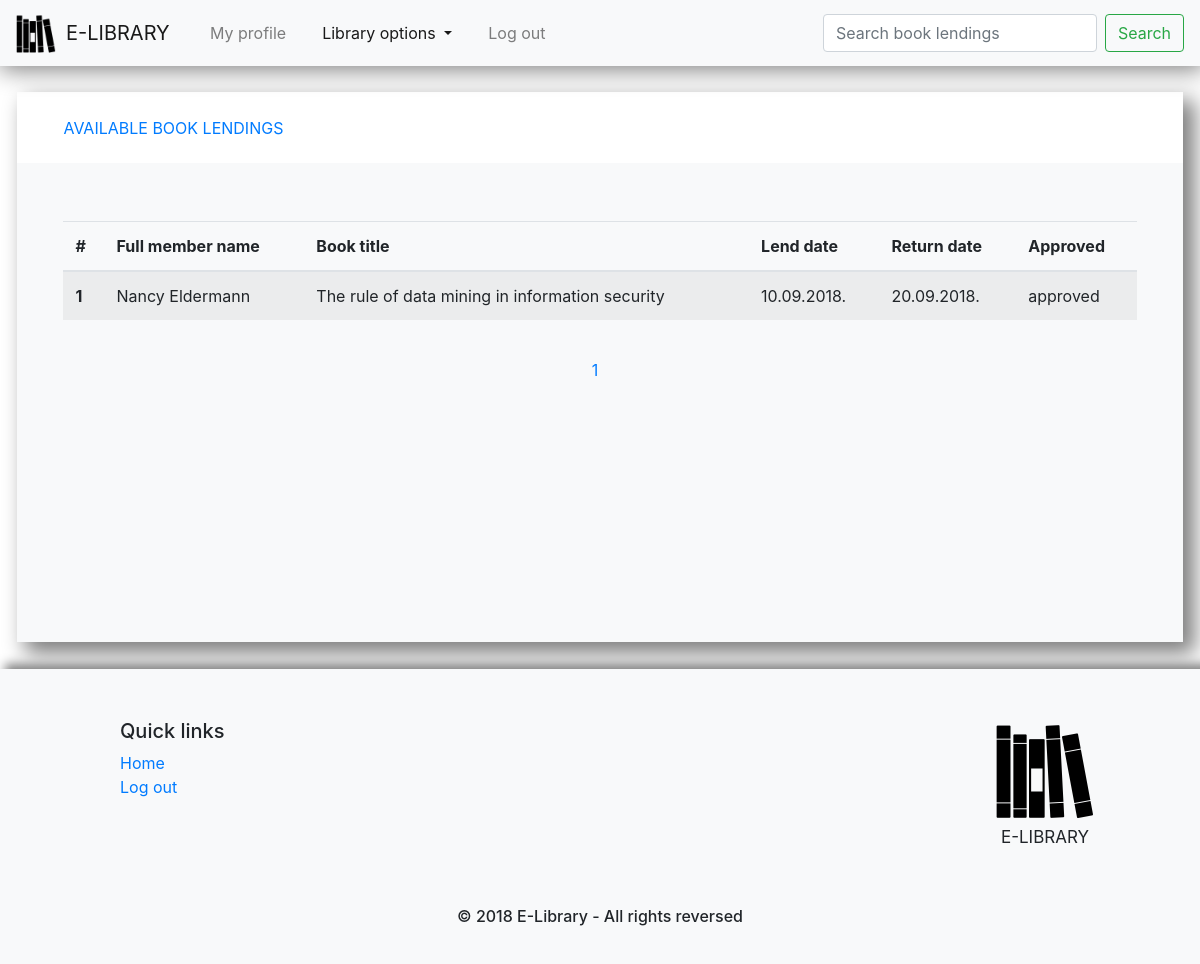
Before: /interface/pages/book-lendings-management.php (signed in) with the older database file.
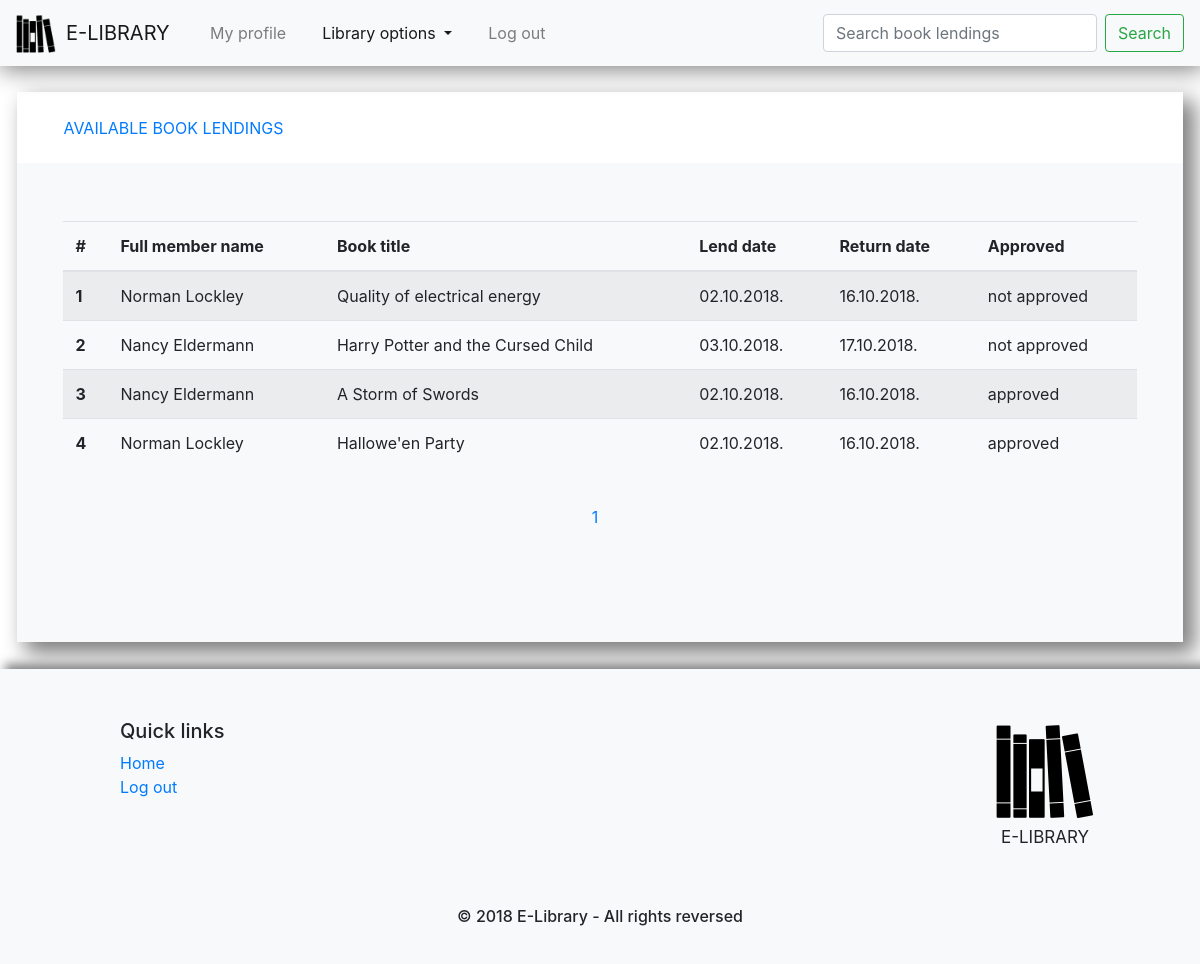
After: the same page with the newer database file.
### tables this page shows
CREATE TABLE `book_lend` (
  `id_lend` int(11) NOT NULL,
  `lend_date` date NOT NULL,
  `return_date` date NOT NULL,
  `approved` tinyint(4) NOT NULL,
  `id_book_copy` int(11) NOT NULL,
  `id_member` int(11) NOT NULL
);

CREATE TABLE `user` (
  `id_user` int(11) NOT NULL,
  `firstname` varchar(255) NOT NULL,
  `lastname` varchar(255) NOT NULL,
  `date_of_birth` date NOT NULL,
  `e_mail` varchar(50) NOT NULL,
  `username` varchar(20) NOT NULL,
  `password` varchar(255) NOT NULL,
  `approval` tinyint(4) NOT NULL DEFAULT '0',
  `status` tinyint(4) NOT NULL DEFAULT '1',
  `id_role` int(11) NOT NULL DEFAULT '0'
);

CREATE TABLE `book` (
  `id_book` int(11) NOT NULL,
  `book_title` varchar(255) NOT NULL,
  `original_book_title` varchar(255) NOT NULL,
  `id_category` int(11) NOT NULL
);

CREATE TABLE `member` (
  `id_member` int(11) NOT NULL,
  `member_phone` varchar(255) NOT NULL,
  `member_mobile` varchar(255) NOT NULL,
  `member_from` date NOT NULL,
  `member_to` date NOT NULL,
  `penality_points` int(11) NOT NULL,
  `notes` text NOT NULL,
  `id_address` int(11) NOT NULL,
  `id_user` int(11) NOT NULL
);

### data/data_access/book_lendDAO.php (called while the page is built, shortened)
<?php
	require_once __DIR__.'/../../data/data_connect/connection.php';
	require_once __DIR__.'/../../data/data_access/book_copyDAO.php';
	require_once __DIR__.'/../../data/data_access/memberDAO.php';
	class book_lendDAO extends connection implements query_interface{
		public function get_all(){
			$connection = $this->get_connection();
			$sql = "SELECT * FROM book_lend";
			$statement = $connection->prepare($sql);
			$statement->execute();
			$results = $statement->get_result();
			$lends = array();
			if ($results->num_rows > 0) {
				while($row = $results->fetch_assoc()) {
					$book_copyDao = new book_copyDAO();
					$memberDao = new memberDAO();
					$book_copy = $book_copyDao->get_by_id($row["id_book_copy"]);
					$member = $memberDao->get_by_id($row["id_member"]);
					$lend = new book_lend($row["lend_date"],$row["return_date"],
							      $row["approved"],$book_copy, $member);
					$lend->set_id_lend($row["id_lend"]);
					array_push($lends,$lend);
				}
			}
			return $lends;
		}
		public function get_in_range($from, $limit){
			$connection = $this->get_connection();
			$sql = "SELECT * FROM book_lend  ORDER BY approved LIMIT ?,?";
			$statement = $connection->prepare($sql);
			$statement->bind_param("ii",$from, $limit);
			$statement->execute();
			$results = $statement->get_result();
			$lends = array();
			if ($results->num_rows > 0) {
				while($row = $results->fetch_assoc()) {
					$book_copyDao = new book_copyDAO();
					$memberDao = new memberDAO();
					$book_copy = $book_copyDao->get_by_id($row["id_book_copy"]);
					$member = $memberDao->get_by_id($row["id_member"]);
					$lend = new book_lend($row["lend_date"],$row["return_date"],
							      $row["approved"],$book_copy, $member);
					$lend->set_id_lend($row["id_lend"]);
					array_push($lends,$lend);
				}
			}
			return $lends;
		}
	}
?>

### data/data_access/book_copyDAO.php (called while the page is built, shortened)
<?php
	require_once __DIR__.'/../../data/data_connect/connection.php';
	require_once __DIR__.'/../../data/data_access/bookDAO.php';
	require_once __DIR__.'/../../data/data_access/publisherDAO.php';
	class book_copyDAO extends connection implements query_interface{
		public function get_by_id($id){
			$connection = $this->get_connection();
			$sql = "SELECT * FROM book_copy WHERE id_book_copy = ? ";
			$statement = $connection->prepare($sql);
			$statement->bind_param("i",$id);
			$statement->execute();
			$result = $statement->get_result();
			if ($result->num_rows == 1) {
				$row = $result->fetch_assoc();
				$bookDao = new bookDAO();
				$publisherDao = new publisherDAO();
				$book = $bookDao->get_by_id($row["id_book"]);
				$publisher = $publisherDao->get_by_id($row["id_publisher"]);
				$book_copy = new book_copy($row["year_of_publication"],$row["number_of_pages"],
							   $row["available"], $book, $publisher);
				$book_copy->set_id_book_copy($row["id_book_copy"]);
				return $book_copy;
			}
			return null;
		}
	}
?>

### data/data_access/bookDAO.php (called while the page is built, shortened)
<?php
	require_once __DIR__.'/../../data/data_connect/connection.php';
	class bookDAO extends connection implements query_interface{
		public function get_by_id($id){
			$connection = $this->get_connection();
			$book_sql = "SELECT * FROM book INNER JOIN category ON book.id_category = category.id_category WHERE id_book = ? ";
			$statement = $connection->prepare($book_sql);
			$statement->bind_param("i",$id);
			$statement->execute();
			$book_result = $statement->get_result();
			if ($book_result->num_rows == 1) {
				$book_row = $book_result->fetch_assoc();
				$category = new category($book_row["category_title"]);
					$category->set_id_category($book_row["id_category"]);
					$book = new book($book_row["book_title"], $book_row["original_book_title"], $category);
					$book->set_id_book($book_row["id_book"]);
					$genres_sql = "SELECT * FROM genre INNER JOIN book_genre ON genre.id_genre = book_genre.id_genre INNER JOIN book ON book.id_book = book_genre.id_book WHERE book.id_book = ?";
					$genre_statement = $connection->prepare($genres_sql);
					$genre_statement->bind_param("i",$book_row["id_book"]);
					$genre_statement->execute();
					$genre_results = $genre_statement->get_result();
					if ($genre_results->num_rows > 0) {
						while($genre_row = $genre_results->fetch_assoc()) {
							$genre = new genre($genre_row["genre_title"]);
							$genre->set_id_genre($genre_row["id_genre"]);
							$book->add_genre($genre);
						}
					}
					$author_sql = "SELECT * FROM author INNER JOIN book_author ON author.id_author = book_author.id_author WHERE book_author.id_book = ?";
					$author_statement = $connection->prepare($author_sql);
					$author_statement->bind_param("i",$book_row["id_book"]);
					$author_statement->execute();
					$author_results = $author_statement->get_result();
					if ($author_results->num_rows > 0) {
						while($author_row = $author_results->fetch_assoc()) {
							$author = new author($author_row["firstname"],$author_row["lastname"],$author_row["date_of_birth"],$author_row["short_biography"]);
							$author->set_id_author($author_row["id_author"]);
							$book->add_author($author);
						}
					}
					return $book;
			}
			return null;
		}
	}
?>

### data/data_access/publisherDAO.php (called while the page is built, shortened)
<?php
	require_once __DIR__.'/../../data/data_connect/connection.php';
	class publisherDAO extends connection implements query_interface{
		public function get_by_id($id){
			$connection = $this->get_connection();
			$sql = "SELECT * FROM publisher INNER JOIN address ON publisher.id_address = address.id_address WHERE id_publisher = ?";
			$statement = $connection->prepare($sql);
			$statement->bind_param("i",$id);
			$statement->execute();
			$result = $statement->get_result();
			if ($result->num_rows == 1) {
				$row = $result->fetch_assoc();
				$address = new address($row["zip_code"],$row["street_address"],$row["city"]);
				$address->set_id_address($row["id_address"]);
				$publisher = new publisher($row["publisher_name"],$address);
				$publisher->set_id_publisher($row["id_publisher"]);
				return $publisher;
			}
			return null;
		}
	}
?>

### data/data_access/userDAO.php (called while the page is built, shortened)
<?php
	require_once __DIR__.'/../../data/data_connect/connection.php';
	class userDAO extends connection implements query_interface{
		public function get_by_id($id){
			$connection = $this->get_connection();
			$sql = "SELECT * FROM user WHERE id_user = ? ";
			$statement = $connection->prepare($sql);
			$statement->bind_param("i",$id);
			$statement->execute();
			$result = $statement->get_result();
			$roleDao = new roleDAO();
			if ($result->num_rows == 1) {
				$row = $result->fetch_assoc();
				$role = $roleDao->get_by_id($row["id_role"]);
				$user = new user($row["firstname"],$row["lastname"],$row["date_of_birth"],$row["e_mail"],
					$row["username"],$row["password"],$row["approval"],$row["status"],$role);
				$user->set_id_user($row["id_user"]);
				return $user;
			}
			return null;
		}
	}
?>

### data/data_access/memberDAO.php (called while the page is built, shortened)
<?php
	require_once __DIR__.'/../../data/data_connect/connection.php';
	require_once __DIR__.'/../../data/data_access/userDAO.php';
	class memberDAO extends connection implements query_interface{
		public function get_by_id($id){
			$connection = $this->get_connection();
			$sql = "SELECT * FROM member WHERE id_member = ? ";
			$statement = $connection->prepare($sql);
			$statement->bind_param("i",$id);
			$statement->execute();
			$result = $statement->get_result();
			if ($result->num_rows == 1) {
				$row = $result->fetch_assoc();
				$addressDao = new addressDAO();
					$userDao = new userDAO();
				$address = $addressDao->get_by_id($row["id_address"]);
				$user = $userDao->get_by_id($row["id_user"]);
				$membership = new member($row["member_phone"],$row["member_mobile"],$row["member_from"],
							     $row["member_to"],$row["penality_points"],
							     $row["notes"], $address, $user);
				$membership->set_id_member($row["id_member"]);
				return $membership;
			}
			return null;
		}
	}
?>

### data/data_connect/connection.php (called while the page is built, shortened)
<?php
	class connection {
		public function get_connection(){
			$this->_connection = mysqli_connect("localhost", "root", "", "library");
			return $this->_connection;
		}
	}
?>

### interface/pages/book-lendings-management.php (the view, shortened to what the changed rows need)
<?php
	require_once __DIR__.'/../../data/data_access/book_lendDAO.php';
	require_once __DIR__.'/../../data/data_controllers/book_lendings_management_controller.php';
	$helper = new helpers();
	$id = 1;
	$lendDao = new book_lendDAO();
	$max_records = 5;
	if(isset($_GET["page"])){
		$page_number = $_GET["page"];
		$from = ($page_number*$max_records)-$max_records;
	}
	else{
		$from = 0;
	}
	if(isset($_GET["search"])){
		$lends = $lendDao->get_by_name_in_range($_GET["search-input"],$from,$max_records);
		$lends_count = $lendDao->count_by_name($_GET["search-input"]);
	}
	else{
		$lends = $lendDao->get_all();
		$lends_count = count($lends);
		$lends = $lendDao->get_in_range($from,$max_records);
	}
	$pages_count = ceil($lends_count/$max_records);
?>
<!DOCTYPE HTML>
<html>
	<head>
		<link rel="stylesheet" href="../styles/css/bootstrap.min.css" />
		<link rel="stylesheet" href="../styles/bootstrap-nav-fix.css" />
		<link rel="stylesheet" href="../styles/bootstrap-form-fix.css" />
		<link rel="stylesheet" href="../styles/bootstrap-table-fix.css" />
		<link rel="stylesheet" href="../styles/modal.css" />
		<link rel="stylesheet" href="../styles/page.css" />
		<link rel="stylesheet" href="../styles/footer.css" />
	</head>
	<body>
	<div class="page-body-wrap">
		<div class="page-body">
			<div id="views">
				<div id="tab1-view" >
					<div id="datagrid" class="table-container">
						<table id="table" class="table table-striped">
							<thead>
								<tr>
									<th scope="col">#</th>
									<th scope="col">Full member name</th>
									<th scope="col">Book title</th>
									<th scope="col">Lend date</th>
									<th scope="col">Return date</th>
									<th scope="col">Approved</th>
								</tr>
							</thead>
							<tbody>
								<?php foreach($lends as $lend){
									$book = $lend->get_book_copy()->get_book();
									$user_member = $lend->get_member()->get_user();
								?>
									<tr id="<?php echo $lend->get_id_lend(); ?>" data-toggle="modal" data-target="#bookLendEditModal" onclick='setModalValues("bookLendEditModal",this);'>
										<th scope="row"><?php echo $id?></th>
										<td><?php echo $user_member->get_firstname()." ".$user_member->get_lastname(); ?></td>
										<td><?php echo $book->get_book_title(); ?></td>
										<td><?php echo date('d.m.Y.',strtotime($lend->get_lend_date())); ?></td>
										<td><?php echo date('d.m.Y.',strtotime($lend->get_return_date())); ?></td>
										<td><?php echo $helper->get_approval_text($lend->get_approved()); ?></td>
									</tr>
								<?php	$id = $id + 1;
								}
								?>
							</tbody>
						</table>
						<div id="table-nums" class="table-nums"><?php
							$i = 1;
							echo "<span>";
							while($i <= $pages_count){
								echo "<a id='a".$i."' ";
								if(isset($_GET["page"])){
									if($i==$_GET["page"]){
										echo "class=page-active" ;
									}
								}
								else{
									if($i==1){
										echo "class=page-active";
									}
									else{
										echo "class=page";
									}
								}
								if(!isset($_GET["search"])){
									echo " onclick=mark_page_as_active('table-nums',this);change_page('book-lendings-management.php',{$i},null,null);";
								}
								else{
									echo " onclick=mark_page_as_active('table-nums',this);change_page('book-lendings-management.php',{$i},'{$_GET["search-input"]}','search');";
								}
								echo ' href="javascript:void(0);">'.$i;
								$i = $i+1; ?>
								</a><?php
							}
							?>
							</span>
						</div>
					</div>
				</div>
			</div>
		</div>
	</div>
</body>
</html>

Changed rows visible on the page:
removed book_lend: $user_member->get_firstname() "Nancy", $user_member->get_lastname() "Eldermann", $book->get_book_title() "The rule of data mining in information security", lend_date "10.09.2018.", return_date "20.09.2018.", id_member.id_member "approved"
added book_lend: $book->get_book_title() "Quality of electrical energy", lend_date "02.10.2018.", return_date "16.10.2018.", approved "not approved"
now on this page (row edited): user: firstname "Norman", lastname "Lockley"
added book_lend: $user_member->get_firstname() "Nancy", $user_member->get_lastname() "Eldermann", lend_date "03.10.2018.", return_date "17.10.2018.", approved "not approved"
now on this page (row unchanged): book: book_title "Harry Potter and the Cursed Child"
added book_lend: $user_member->get_firstname() "Nancy", $user_member->get_lastname() "Eldermann", lend_date "02.10.2018.", return_date "16.10.2018.", id_member.id_member "approved"
now on this page (row edited): book: book_title "A Storm of Swords"
added book_lend: lend_date "02.10.2018.", return_date "16.10.2018.", approved "approved"
now on this page (row unchanged): book: book_title "Hallowe'en Party"
